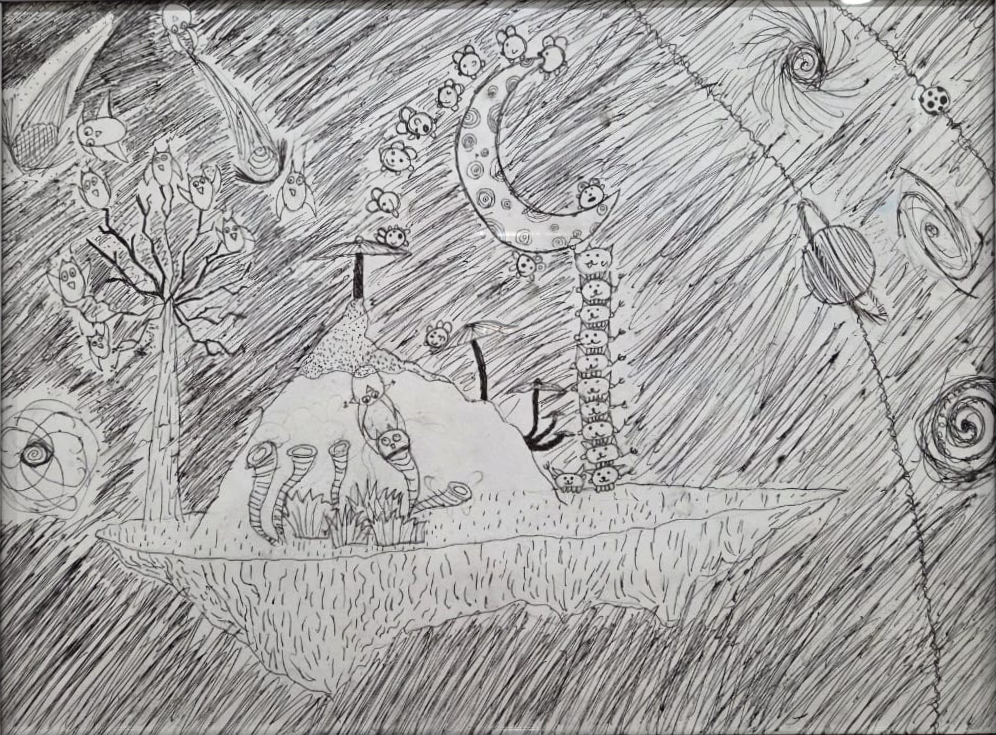
#> input picture art-originals/When-Gravity-Sleeps.png, 996 x 735 px, found by its file name
$ python sample-palette.py art-originals/When-Gravity-Sleeps.png 6
#> lines starting #> are read from the running program, lines starting #| are printed output that depends on the picture
#!/usr/bin/env python3
"""
Pull a dimension's palette out of the painting it is built from.

Law 2 of the design system: every colour in a dimension is sampled from its
painting, and recorded with where it came from. Not "inspired by" -- sampled,
so the claim is checkable.

Method: k-means in Lab-ish space over a downsampled image, then for each cluster
report the nearest ACTUAL pixel and its coordinates. Reporting the cluster
centroid would be an average of colours that may not appear anywhere in the
work; reporting a real pixel keeps the palette honest.

Run:  python3 tools/sample-palette.py art-originals/When-Gravity-Sleeps.png 6
"""
from PIL import Image
import sys, json, math, random

def srgb_to_lab(c):
    def f(u):
        u = u / 255
        u = u / 12.92 if u <= 0.04045 else ((u + 0.055) / 1.055) ** 2.4
        return u
    r, g, b = (f(v) for v in c)
    x = r*0.4124 + g*0.3576 + b*0.1805
    y = r*0.2126 + g*0.7152 + b*0.0722
    z = r*0.0193 + g*0.1192 + b*0.9505
    def g_(t): return t ** (1/3) if t > 0.008856 else 7.787*t + 16/116
    fx, fy, fz = g_(x/0.9505), g_(y), g_(z/1.089)
    return (116*fy - 16, 500*(fx-fy), 200*(fy-fz))

def main(path, k):
#> called with path = 'art-originals/When-Gravity-Sleeps.png', k = 6
    im = Image.open(path).convert('RGB')
#> im is the input picture: PIL image 996x735 RGB; mean R, G, B 164.7, 163.5, 162.6
    W, H = im.size
#> W = 996; H = 735
    small = im.resize((160, int(160 * H / W)), Image.LANCZOS)
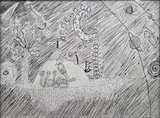
#> small: PIL image 160x118 RGB; mean R, G, B 164.7, 163.5, 162.7
    pixels = [(x, y, small.getpixel((x, y))) for x in range(small.width) for y in range(small.height)]
#> pixels = 18880 items
    labs = [srgb_to_lab(p[2]) for p in pixels]
#> labs = 18880 items, first 6: (20.1, 1.12, -0.322), (23.91, -0.45, 1.24), (37.76, -0.42, 1.16), (38.57, -0.625, 1.73), (38.21, -0.211, 0.576), (40.29, -0.209, 0.571)

    random.seed(7)                      # deterministic: same painting, same palette
    centres = random.sample(labs, k)
#> centres = [(53.45, 0.929, 2.16), (61.73, -0.0183, 1.18), (77.11, 0.718, -0.883), (69.34, 0.34, 1.28), (65.57, 0.36, 0.127), (51.56, -0.6, 2.86)]
    for _ in range(24):
        buckets = [[] for _ in range(k)]
        for lab in labs:
            best = min(range(k), key=lambda i: sum((lab[j]-centres[i][j])**2 for j in range(3)))
            buckets[best].append(lab)
        centres = [tuple(sum(v[j] for v in b)/len(b) for j in range(3)) if b else centres[i]
                   for i, b in enumerate(buckets)]

    out = []
    for i, centre in enumerate(centres):
        # nearest real pixel to the centroid -- a colour he actually put down
        idx = min(range(len(labs)), key=lambda n: sum((labs[n][j]-centre[j])**2 for j in range(3)))
        x, y, rgb = pixels[idx]
        share = len(buckets[i]) / len(labs)
        out.append({
            'hex': '#%02X%02X%02X' % rgb,
            'source': {'x': round(x * W / small.width), 'y': round(y * H / small.height)},
            'share': round(share, 4),
        })
#> this loop made 6 passes
#> (centre, idx, x, y, rgb, share) on passes 1 to 6: ((50.19, 0.656, 1.04), 10724, 90, 104, (122, 119, 118), 0.114), ((59.5, 0.503, 0.86), 2186, 18, 62, (145, 143, 142), 0.187), ((81.49, -0.00163, 0.38), 3444, 29, 22, (203, 203, 202), 0.178), ((74.18, 0.0963, 0.45), 1267, 10, 87, (183, 182, 181), 0.254), ((67.11, 0.311, 0.497), 828, 7, 2, (164, 163, 162), 0.234), ((35.88, 0.834, 0.972), 101, 0, 101, (87, 84, 83), 0.0335)
#> after the loop, out = 6 items
    out.sort(key=lambda e: -e['share'])
    print(json.dumps({'painting': path.split('/')[-1], 'colours': out}, indent=2))
#> (printed output is left out)

if __name__ == '__main__':
    main(sys.argv[1], int(sys.argv[2]) if len(sys.argv) > 2 else 6)

$ run again, with art-originals/Clockwork-Fish.png copied over art-originals/When-Gravity-Sleeps.png
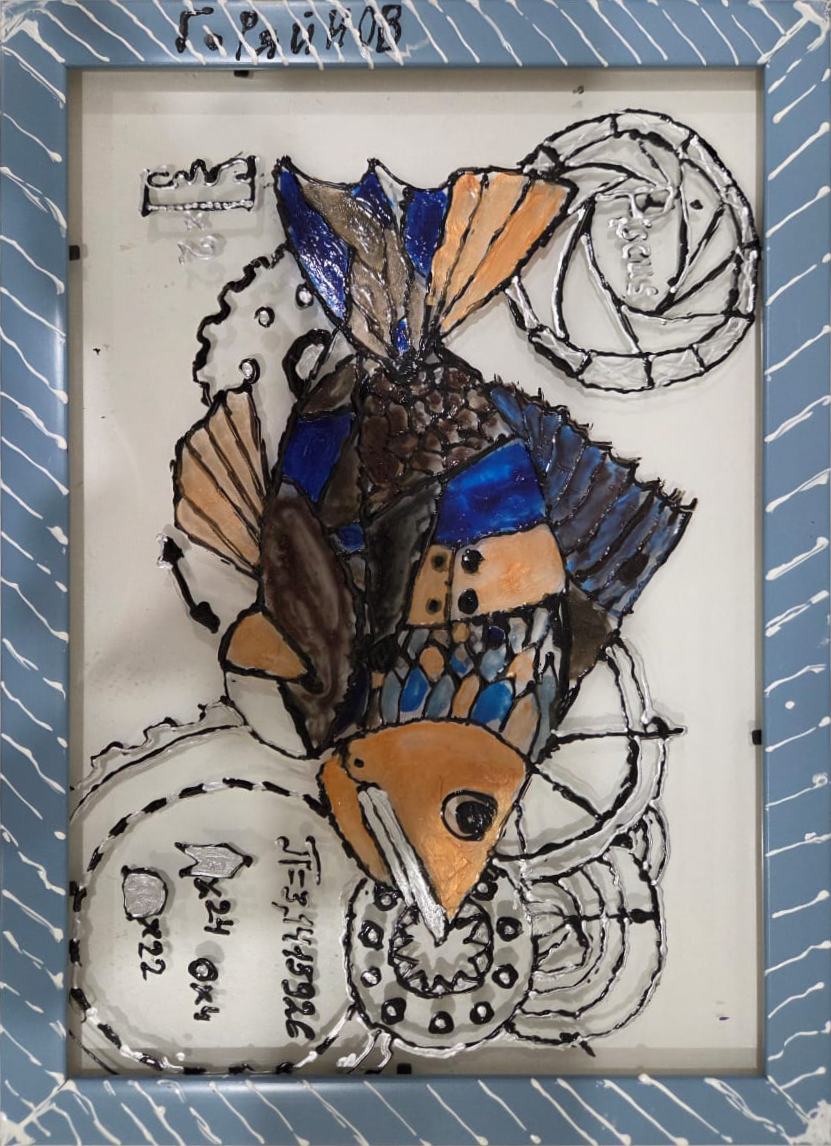
#> input picture art-originals/Clockwork-Fish.png, 831 x 1146 px, found by its file name
#> in main, im is the input picture: PIL image 831x1146 RGB; mean R, G, B 135.6, 133.9, 133.5
#> in main, `small = im.resize((160, int(160 * H / W)), Image.LANCZOS)`:
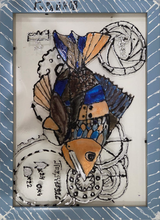
#> small: PIL image 160x220 RGB; mean R, G, B 135.6, 133.9, 133.5
#> pixels = 35200 items
#> in main, `centres = random.sample(labs, k)`: centres = [(23.12, 2.69, -3.27), (31.02, -1.1, -7.14), (85.76, 0.138, 3.93), (52.01, 0.758, 9.45), (64.53, 1.71, 7.08), (49.86, -1.05, -12.18)]
#> the loop in main, `for i, centre in enumerate(centres):` made 6 passes
#> (centre, idx, x, y, rgb, share) on passes 1 to 6: ((15.73, 4.04, -2.14), 23860, 108, 100, (44, 37, 41), 0.143), ((40.83, 2.08, 4.81), 32319, 146, 199, (104, 95, 88), 0.126), ((80.32, 0.396, 3.8), 9706, 44, 26, (203, 199, 192), 0.288), ((55.75, 14.47, 29.69), 18873, 85, 173, (171, 121, 79), 0.0483), ((64.3, 0.704, 3.46), 15366, 69, 186, (160, 155, 150), 0.175), ((49.16, -2.04, -13.34), 32355, 147, 15, (101, 119, 139), 0.22)
#> after the loop in main, `for i, centre in enumerate(centres):`: out = 6 items
#> (printed output is left out)
